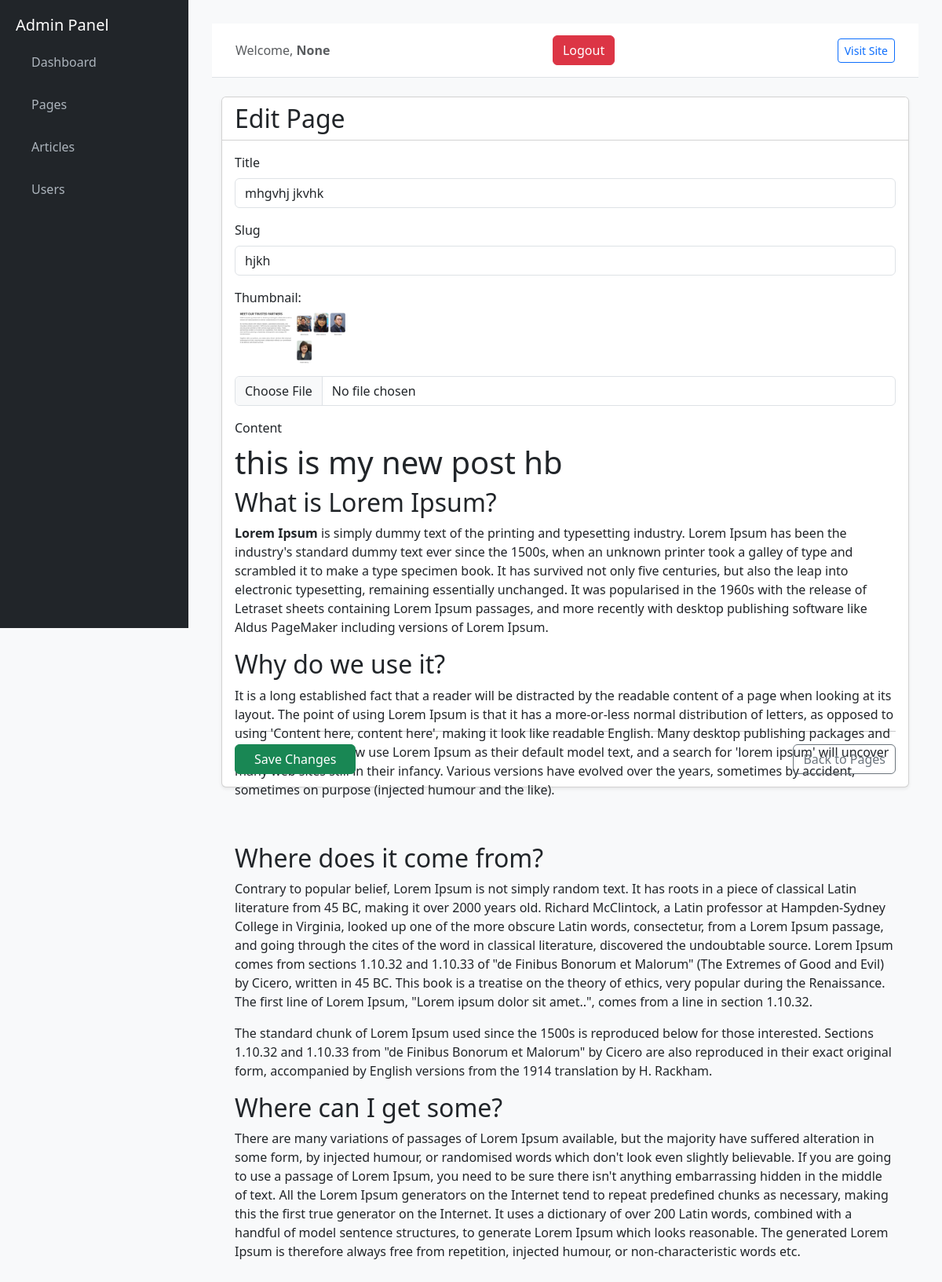
/admin/edit-page/3, run on the app's committed database.
### tables this page shows
CREATE TABLE pages (
            id INTEGER PRIMARY KEY AUTOINCREMENT,
            title TEXT NOT NULL,
            slug TEXT NOT NULL UNIQUE,
            content TEXT NOT NULL,
            created_at TIMESTAMP DEFAULT CURRENT_TIMESTAMP
        , thumbnail TEXT);

### admin_app/routes.py (the view, shortened to what this page needs)
@admin_bp.route("/edit-page/<int:id>", methods=["GET", "POST"])
def edit_page_view(id):
    conn = get_db()
    page = conn.execute("SELECT * FROM pages WHERE id=?", (id,)).fetchone()
    conn.close()
    return render_template("edit_page.html", page=page)

### admin_app/routes.py (called while the page is built)
def get_db():
    conn = sqlite3.connect(DB_NAME)
    conn.row_factory = sqlite3.Row
    return conn

### admin_app/templates/edit_page.html (shortened to what this page needs)
{% extends "admin_base.html" %}
{% block content %}
<div class="container mt-4">
    <div class="card shadow-sm">
        <div class="card-header bg-white">
            <h2 class="mb-0">Edit Page</h2>
        </div>
        <div class="card-body">
            <form method="POST" enctype="multipart/form-data" id="editForm">
                <div class="mb-3">
                    <label class="form-label font-weight-bold">Title</label>
                    <input type="text" name="title" value="{{ page['title'] }}" class="form-control" required>
                </div>
                <div class="mb-3">
                    <label class="form-label font-weight-bold">Slug</label>
                    <input type="text" name="slug" value="{{ page['slug'] }}" class="form-control" required>
                </div>
                <div class="mb-3">
    <label>Thumbnail:</label><br>
    {% if page["thumbnail"] %}
        <img src="{{ url_for('admin.static', filename='images/' + page['thumbnail']) }}"
             style="max-width:150px; margin-bottom:10px; border-radius:5px;">
    {% endif %}
    <input type="file" name="thumbnail" class="form-control" accept="image/*">
</div>
                <div class="mb-3">
                    <label class="form-label font-weight-bold">Content</label>
                    <div id="editor-container" style="height:350px; background:#fff;">
                        {{ page['content'] | safe }}
                    </div>
                </div>
                <hr>
                <div class="d-flex justify-content-between">
                    <button type="submit" class="btn btn-success px-4">Save Changes</button>
                    <a href="{{ url_for('admin.pages_view') }}" class="btn btn-outline-secondary">Back to Pages</a>
                </div>
            </form>
        </div>
    </div>
</div>
<link href="https://cdn.quilljs.com/1.3.6/quill.snow.css" rel="stylesheet">
{% endblock %}

### admin_app/templates/admin_base.html (style rules this page uses)
body { background: #f8f9fa; }

### data on the page
pages: title "mhgvhj jkvhk", slug "hjkh", thumbnail (picture), content "this is my new post hb What is Lorem Ipsum? Lorem Ipsum is simply dummy text of the printing and typesetting industry. Lorem Ipsum has been the industry's standard dummy text ever since the 1500s, when an unknown printer took a galley of type and scrambled it to make a type specimen book. It has survived not only five centuries, but also the leap into electronic typesetting, remaining essentially unchanged. It was popularised in the 1960s with the release of Letraset sheets containing Lorem Ipsum passages, and more recently with desktop publishing software like Aldus PageMaker including versions of Lorem Ipsum. Why do we use it? It is a long established fact that a reader will be distracted…"

### other printed values
{{ session.get('user_name') }} "None"
